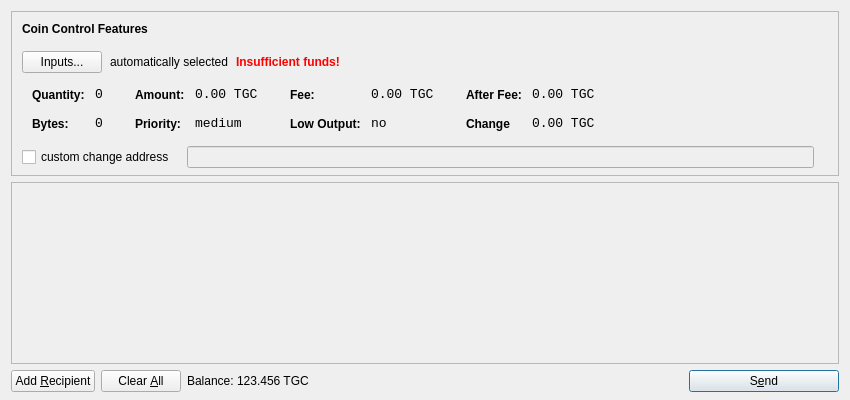
<?xml version="1.0" encoding="UTF-8"?>
<ui version="4.0">
 <class>SendCoinsDialog</class>
 <widget class="QDialog" name="SendCoinsDialog">
  <property name="geometry">
   <rect>
    <x>0</x>
    <y>0</y>
    <width>850</width>
    <height>400</height>
   </rect>
  </property>
  <property name="windowTitle">
   <string>Send Coins</string>
  </property>
  <layout class="QVBoxLayout" name="verticalLayout" stretch="0,1,0">
   <property name="bottomMargin">
    <number>8</number>
   </property>
   <item>
    <widget class="QFrame" name="frameCoinControl">
     <property name="sizePolicy">
      <sizepolicy hsizetype="Expanding" vsizetype="Expanding">
       <horstretch>0</horstretch>
       <verstretch>0</verstretch>
      </sizepolicy>
     </property>
     <property name="maximumSize">
      <size>
       <width>16777215</width>
       <height>16777215</height>
      </size>
     </property>
     <property name="frameShape">
      <enum>QFrame::StyledPanel</enum>
     </property>
     <property name="frameShadow">
      <enum>QFrame::Sunken</enum>
     </property>
     <layout class="QVBoxLayout" name="verticalLayoutCoinControl2">
      <property name="spacing">
       <number>-1</number>
      </property>
      <property name="leftMargin">
       <number>0</number>
      </property>
      <property name="topMargin">
       <number>0</number>
      </property>
      <property name="rightMargin">
       <number>0</number>
      </property>
      <property name="bottomMargin">
       <number>6</number>
      </property>
      <item>
       <layout class="QVBoxLayout" name="verticalLayoutCoinControl" stretch="0,0,0,0,1">
        <property name="spacing">
         <number>0</number>
        </property>
        <property name="leftMargin">
         <number>10</number>
        </property>
        <property name="topMargin">
         <number>10</number>
        </property>
        <item>
         <layout class="QHBoxLayout" name="horizontalLayoutCoinControl1">
          <property name="bottomMargin">
           <number>15</number>
          </property>
          <item>
           <widget class="QLabel" name="labelCoinControlFeatures">
            <property name="sizePolicy">
             <sizepolicy hsizetype="Preferred" vsizetype="Maximum">
              <horstretch>0</horstretch>
              <verstretch>0</verstretch>
             </sizepolicy>
            </property>
            <property name="font">
             <font>
              <weight>75</weight>
              <bold>true</bold>
             </font>
            </property>
            <property name="styleSheet">
             <string notr="true">font-weight:bold;</string>
            </property>
            <property name="text">
             <string>Coin Control Features</string>
            </property>
           </widget>
          </item>
         </layout>
        </item>
        <item>
         <layout class="QHBoxLayout" name="horizontalLayoutCoinControl2" stretch="0,0,0,0">
          <property name="spacing">
           <number>8</number>
          </property>
          <property name="bottomMargin">
           <number>10</number>
          </property>
          <item>
           <widget class="QPushButton" name="pushButtonCoinControl">
            <property name="styleSheet">
             <string notr="true"/>
            </property>
            <property name="text">
             <string>Inputs...</string>
            </property>
           </widget>
          </item>
          <item>
           <widget class="QLabel" name="labelCoinControlAutomaticallySelected">
            <property name="text">
             <string>automatically selected</string>
            </property>
            <property name="margin">
             <number>5</number>
            </property>
           </widget>
          </item>
          <item>
           <widget class="QLabel" name="labelCoinControlInsuffFunds">
            <property name="font">
             <font>
              <weight>75</weight>
              <bold>true</bold>
             </font>
            </property>
            <property name="styleSheet">
             <string notr="true">color:red;font-weight:bold;</string>
            </property>
            <property name="text">
             <string>Insufficient funds!</string>
            </property>
            <property name="margin">
             <number>5</number>
            </property>
           </widget>
          </item>
          <item>
           <spacer name="horizontalSpacerCoinControl">
            <property name="orientation">
             <enum>Qt::Horizontal</enum>
            </property>
            <property name="sizeHint" stdset="0">
             <size>
              <width>40</width>
              <height>1</height>
             </size>
            </property>
           </spacer>
          </item>
         </layout>
        </item>
        <item>
         <widget class="QWidget" name="widgetCoinControl" native="true">
          <property name="sizePolicy">
           <sizepolicy hsizetype="Preferred" vsizetype="Preferred">
            <horstretch>0</horstretch>
            <verstretch>0</verstretch>
           </sizepolicy>
          </property>
          <property name="minimumSize">
           <size>
            <width>0</width>
            <height>0</height>
           </size>
          </property>
          <property name="styleSheet">
           <string notr="true"/>
          </property>
          <layout class="QHBoxLayout" name="horizontalLayoutCoinControl5">
           <property name="margin">
            <number>0</number>
           </property>
           <item>
            <layout class="QHBoxLayout" name="horizontalLayoutCoinControl3" stretch="0,0,0,1">
             <property name="spacing">
              <number>20</number>
             </property>
             <property name="topMargin">
              <number>0</number>
             </property>
             <property name="bottomMargin">
              <number>10</number>
             </property>
             <item>
              <layout class="QFormLayout" name="formLayoutCoinControl1">
               <property name="horizontalSpacing">
                <number>10</number>
               </property>
               <property name="verticalSpacing">
                <number>14</number>
               </property>
               <property name="leftMargin">
                <number>10</number>
               </property>
               <property name="topMargin">
                <number>4</number>
               </property>
               <property name="rightMargin">
                <number>6</number>
               </property>
               <item row="0" column="0">
                <widget class="QLabel" name="labelCoinControlQuantityText">
                 <property name="styleSheet">
                  <string notr="true">font-weight:bold;</string>
                 </property>
                 <property name="text">
                  <string>Quantity:</string>
                 </property>
                 <property name="margin">
                  <number>0</number>
                 </property>
                </widget>
               </item>
               <item row="0" column="1">
                <widget class="QLabel" name="labelCoinControlQuantity">
                 <property name="font">
                  <font>
                   <family>Monospace</family>
                   <pointsize>10</pointsize>
                  </font>
                 </property>
                 <property name="cursor">
                  <cursorShape>IBeamCursor</cursorShape>
                 </property>
                 <property name="contextMenuPolicy">
                  <enum>Qt::ActionsContextMenu</enum>
                 </property>
                 <property name="text">
                  <string>0</string>
                 </property>
                 <property name="margin">
                  <number>0</number>
                 </property>
                 <property name="textInteractionFlags">
                  <set>Qt::LinksAccessibleByMouse|Qt::TextSelectableByKeyboard|Qt::TextSelectableByMouse</set>
                 </property>
                </widget>
               </item>
               <item row="1" column="0">
                <widget class="QLabel" name="labelCoinControlBytesText">
                 <property name="styleSheet">
                  <string notr="true">font-weight:bold;</string>
                 </property>
                 <property name="text">
                  <string>Bytes:</string>
                 </property>
                </widget>
               </item>
               <item row="1" column="1">
                <widget class="QLabel" name="labelCoinControlBytes">
                 <property name="font">
                  <font>
                   <family>Monospace</family>
                   <pointsize>10</pointsize>
                  </font>
                 </property>
                 <property name="cursor">
                  <cursorShape>IBeamCursor</cursorShape>
                 </property>
                 <property name="contextMenuPolicy">
                  <enum>Qt::ActionsContextMenu</enum>
                 </property>
                 <property name="text">
                  <string>0</string>
                 </property>
                 <property name="textInteractionFlags">
                  <set>Qt::LinksAccessibleByMouse|Qt::TextSelectableByKeyboard|Qt::TextSelectableByMouse</set>
                 </property>
                </widget>
               </item>
              </layout>
             </item>
             <item>
              <layout class="QFormLayout" name="formLayoutCoinControl2">
               <property name="horizontalSpacing">
                <number>10</number>
               </property>
               <property name="verticalSpacing">
                <number>14</number>
               </property>
               <property name="leftMargin">
                <number>6</number>
               </property>
               <property name="topMargin">
                <number>4</number>
               </property>
               <property name="rightMargin">
                <number>6</number>
               </property>
               <item row="0" column="0">
                <widget class="QLabel" name="labelCoinControlAmountText">
                 <property name="styleSheet">
                  <string notr="true">font-weight:bold;</string>
                 </property>
                 <property name="text">
                  <string>Amount:</string>
                 </property>
                 <property name="margin">
                  <number>0</number>
                 </property>
                </widget>
               </item>
               <item row="0" column="1">
                <widget class="QLabel" name="labelCoinControlAmount">
                 <property name="font">
                  <font>
                   <family>Monospace</family>
                   <pointsize>10</pointsize>
                  </font>
                 </property>
                 <property name="cursor">
                  <cursorShape>IBeamCursor</cursorShape>
                 </property>
                 <property name="contextMenuPolicy">
                  <enum>Qt::ActionsContextMenu</enum>
                 </property>
                 <property name="text">
                  <string>0.00 TGC</string>
                 </property>
                 <property name="textInteractionFlags">
                  <set>Qt::LinksAccessibleByMouse|Qt::TextSelectableByKeyboard|Qt::TextSelectableByMouse</set>
                 </property>
                </widget>
               </item>
               <item row="1" column="0">
                <widget class="QLabel" name="labelCoinControlPriorityText">
                 <property name="styleSheet">
                  <string notr="true">font-weight:bold;</string>
                 </property>
                 <property name="text">
                  <string>Priority:</string>
                 </property>
                </widget>
               </item>
               <item row="1" column="1">
                <widget class="QLabel" name="labelCoinControlPriority">
                 <property name="font">
                  <font>
                   <family>Monospace</family>
                   <pointsize>10</pointsize>
                  </font>
                 </property>
                 <property name="cursor">
                  <cursorShape>IBeamCursor</cursorShape>
                 </property>
                 <property name="contextMenuPolicy">
                  <enum>Qt::ActionsContextMenu</enum>
                 </property>
                 <property name="text">
                  <string>medium</string>
                 </property>
                 <property name="textInteractionFlags">
                  <set>Qt::LinksAccessibleByMouse|Qt::TextSelectableByKeyboard|Qt::TextSelectableByMouse</set>
                 </property>
                </widget>
               </item>
              </layout>
             </item>
             <item>
              <layout class="QFormLayout" name="formLayoutCoinControl3">
               <property name="horizontalSpacing">
                <number>10</number>
               </property>
               <property name="verticalSpacing">
                <number>14</number>
               </property>
               <property name="leftMargin">
                <number>6</number>
               </property>
               <property name="topMargin">
                <number>4</number>
               </property>
               <property name="rightMargin">
                <number>6</number>
               </property>
               <item row="0" column="0">
                <widget class="QLabel" name="labelCoinControlFeeText">
                 <property name="styleSheet">
                  <string notr="true">font-weight:bold;</string>
                 </property>
                 <property name="text">
                  <string>Fee:</string>
                 </property>
                 <property name="margin">
                  <number>0</number>
                 </property>
                </widget>
               </item>
               <item row="0" column="1">
                <widget class="QLabel" name="labelCoinControlFee">
                 <property name="font">
                  <font>
                   <family>Monospace</family>
                   <pointsize>10</pointsize>
                  </font>
                 </property>
                 <property name="cursor">
                  <cursorShape>IBeamCursor</cursorShape>
                 </property>
                 <property name="contextMenuPolicy">
                  <enum>Qt::ActionsContextMenu</enum>
                 </property>
                 <property name="text">
                  <string>0.00 TGC</string>
                 </property>
                 <property name="textInteractionFlags">
                  <set>Qt::LinksAccessibleByMouse|Qt::TextSelectableByKeyboard|Qt::TextSelectableByMouse</set>
                 </property>
                </widget>
               </item>
               <item row="1" column="0">
                <widget class="QLabel" name="labelCoinControlLowOutputText">
                 <property name="styleSheet">
                  <string notr="true">font-weight:bold;</string>
                 </property>
                 <property name="text">
                  <string>Low Output:</string>
                 </property>
                </widget>
               </item>
               <item row="1" column="1">
                <widget class="QLabel" name="labelCoinControlLowOutput">
                 <property name="font">
                  <font>
                   <family>Monospace</family>
                   <pointsize>10</pointsize>
                  </font>
                 </property>
                 <property name="cursor">
                  <cursorShape>IBeamCursor</cursorShape>
                 </property>
                 <property name="contextMenuPolicy">
                  <enum>Qt::ActionsContextMenu</enum>
                 </property>
                 <property name="text">
                  <string>no</string>
                 </property>
                 <property name="textInteractionFlags">
                  <set>Qt::LinksAccessibleByMouse|Qt::TextSelectableByKeyboard|Qt::TextSelectableByMouse</set>
                 </property>
                </widget>
               </item>
              </layout>
             </item>
             <item>
              <layout class="QFormLayout" name="formLayoutCoinControl4">
               <property name="horizontalSpacing">
                <number>10</number>
               </property>
               <property name="verticalSpacing">
                <number>14</number>
               </property>
               <property name="leftMargin">
                <number>6</number>
               </property>
               <property name="topMargin">
                <number>4</number>
               </property>
               <property name="rightMargin">
                <number>6</number>
               </property>
               <item row="0" column="0">
                <widget class="QLabel" name="labelCoinControlAfterFeeText">
                 <property name="styleSheet">
                  <string notr="true">font-weight:bold;</string>
                 </property>
                 <property name="text">
                  <string>After Fee:</string>
                 </property>
                 <property name="margin">
                  <number>0</number>
                 </property>
                </widget>
               </item>
               <item row="0" column="1">
                <widget class="QLabel" name="labelCoinControlAfterFee">
                 <property name="font">
                  <font>
                   <family>Monospace</family>
                   <pointsize>10</pointsize>
                  </font>
                 </property>
                 <property name="cursor">
                  <cursorShape>IBeamCursor</cursorShape>
                 </property>
                 <property name="contextMenuPolicy">
                  <enum>Qt::ActionsContextMenu</enum>
                 </property>
                 <property name="text">
                  <string>0.00 TGC</string>
                 </property>
                 <property name="textInteractionFlags">
                  <set>Qt::LinksAccessibleByMouse|Qt::TextSelectableByKeyboard|Qt::TextSelectableByMouse</set>
                 </property>
                </widget>
               </item>
               <item row="1" column="0">
                <widget class="QLabel" name="labelCoinControlChangeText">
                 <property name="styleSheet">
                  <string notr="true">font-weight:bold;</string>
                 </property>
                 <property name="text">
                  <string>Change</string>
                 </property>
                </widget>
               </item>
               <item row="1" column="1">
                <widget class="QLabel" name="labelCoinControlChange">
                 <property name="font">
                  <font>
                   <family>Monospace</family>
                   <pointsize>10</pointsize>
                  </font>
                 </property>
                 <property name="cursor">
                  <cursorShape>IBeamCursor</cursorShape>
                 </property>
                 <property name="contextMenuPolicy">
                  <enum>Qt::ActionsContextMenu</enum>
                 </property>
                 <property name="text">
                  <string>0.00 TGC</string>
                 </property>
                 <property name="textInteractionFlags">
                  <set>Qt::LinksAccessibleByMouse|Qt::TextSelectableByKeyboard|Qt::TextSelectableByMouse</set>
                 </property>
                </widget>
               </item>
              </layout>
             </item>
            </layout>
           </item>
          </layout>
         </widget>
        </item>
        <item>
         <layout class="QHBoxLayout" name="horizontalLayoutCoinControl4" stretch="0,0,0">
          <property name="spacing">
           <number>12</number>
          </property>
          <property name="sizeConstraint">
           <enum>QLayout::SetDefaultConstraint</enum>
          </property>
          <property name="topMargin">
           <number>5</number>
          </property>
          <property name="rightMargin">
           <number>5</number>
          </property>
          <item>
           <widget class="QCheckBox" name="checkBoxCoinControlChange">
            <property name="text">
             <string>custom change address</string>
            </property>
           </widget>
          </item>
          <item>
           <widget class="QLineEdit" name="lineEditCoinControlChange">
            <property name="enabled">
             <bool>false</bool>
            </property>
            <property name="sizePolicy">
             <sizepolicy hsizetype="Expanding" vsizetype="Fixed">
              <horstretch>0</horstretch>
              <verstretch>0</verstretch>
             </sizepolicy>
            </property>
           </widget>
          </item>
          <item>
           <widget class="QLabel" name="labelCoinControlChangeLabel">
            <property name="sizePolicy">
             <sizepolicy hsizetype="Preferred" vsizetype="Expanding">
              <horstretch>0</horstretch>
              <verstretch>0</verstretch>
             </sizepolicy>
            </property>
            <property name="minimumSize">
             <size>
              <width>0</width>
              <height>0</height>
             </size>
            </property>
            <property name="text">
             <string/>
            </property>
            <property name="margin">
             <number>3</number>
            </property>
           </widget>
          </item>
         </layout>
        </item>
        <item>
         <spacer name="verticalSpacerCoinControl">
          <property name="orientation">
           <enum>Qt::Vertical</enum>
          </property>
          <property name="sizeHint" stdset="0">
           <size>
            <width>800</width>
            <height>1</height>
           </size>
          </property>
         </spacer>
        </item>
       </layout>
      </item>
     </layout>
    </widget>
   </item>
   <item>
    <widget class="QScrollArea" name="scrollArea">
     <property name="widgetResizable">
      <bool>true</bool>
     </property>
     <widget class="QWidget" name="scrollAreaWidgetContents">
      <property name="geometry">
       <rect>
        <x>0</x>
        <y>0</y>
        <width>830</width>
        <height>165</height>
       </rect>
      </property>
      <layout class="QVBoxLayout" name="verticalLayout_2">
       <property name="margin">
        <number>0</number>
       </property>
       <item>
        <layout class="QVBoxLayout" name="entries">
         <property name="spacing">
          <number>6</number>
         </property>
        </layout>
       </item>
       <item>
        <spacer name="verticalSpacer">
         <property name="orientation">
          <enum>Qt::Vertical</enum>
         </property>
         <property name="sizeHint" stdset="0">
          <size>
           <width>20</width>
           <height>40</height>
          </size>
         </property>
        </spacer>
       </item>
      </layout>
     </widget>
    </widget>
   </item>
   <item>
    <layout class="QHBoxLayout" name="horizontalLayout">
     <item>
      <widget class="QPushButton" name="addButton">
       <property name="toolTip">
        <string>Send to multiple recipients at once</string>
       </property>
       <property name="text">
        <string>Add &amp;Recipient</string>
       </property>
       <property name="icon">
        <iconset resource="../bitcoin.qrc">
         <normaloff>:/icons/add</normaloff>:/icons/add</iconset>
       </property>
       <property name="autoDefault">
        <bool>false</bool>
       </property>
      </widget>
     </item>
     <item>
      <widget class="QPushButton" name="clearButton">
       <property name="sizePolicy">
        <sizepolicy hsizetype="Minimum" vsizetype="Fixed">
         <horstretch>0</horstretch>
         <verstretch>0</verstretch>
        </sizepolicy>
       </property>
       <property name="toolTip">
        <string>Remove all transaction fields</string>
       </property>
       <property name="text">
        <string>Clear &amp;All</string>
       </property>
       <property name="icon">
        <iconset resource="../bitcoin.qrc">
         <normaloff>:/icons/remove</normaloff>:/icons/remove</iconset>
       </property>
       <property name="autoRepeatDelay">
        <number>300</number>
       </property>
       <property name="autoDefault">
        <bool>false</bool>
       </property>
      </widget>
     </item>
     <item>
      <layout class="QHBoxLayout" name="horizontalLayout_2">
       <property name="spacing">
        <number>3</number>
       </property>
       <item>
        <widget class="QLabel" name="label">
         <property name="sizePolicy">
          <sizepolicy hsizetype="Preferred" vsizetype="Fixed">
           <horstretch>0</horstretch>
           <verstretch>0</verstretch>
          </sizepolicy>
         </property>
         <property name="text">
          <string>Balance:</string>
         </property>
        </widget>
       </item>
       <item>
        <widget class="QLabel" name="labelBalance">
         <property name="sizePolicy">
          <sizepolicy hsizetype="Preferred" vsizetype="Fixed">
           <horstretch>0</horstretch>
           <verstretch>0</verstretch>
          </sizepolicy>
         </property>
         <property name="cursor">
          <cursorShape>IBeamCursor</cursorShape>
         </property>
         <property name="text">
          <string>123.456 TGC</string>
         </property>
         <property name="textInteractionFlags">
          <set>Qt::LinksAccessibleByMouse|Qt::TextSelectableByKeyboard|Qt::TextSelectableByMouse</set>
         </property>
        </widget>
       </item>
      </layout>
     </item>
     <item>
      <spacer name="horizontalSpacer">
       <property name="orientation">
        <enum>Qt::Horizontal</enum>
       </property>
       <property name="sizeHint" stdset="0">
        <size>
         <width>40</width>
         <height>20</height>
        </size>
       </property>
      </spacer>
     </item>
     <item>
      <widget class="QPushButton" name="sendButton">
       <property name="minimumSize">
        <size>
         <width>150</width>
         <height>0</height>
        </size>
       </property>
       <property name="toolTip">
        <string>Confirm the send action</string>
       </property>
       <property name="text">
        <string>S&amp;end</string>
       </property>
       <property name="icon">
        <iconset resource="../bitcoin.qrc">
         <normaloff>:/icons/send</normaloff>:/icons/send</iconset>
       </property>
       <property name="default">
        <bool>true</bool>
       </property>
      </widget>
     </item>
    </layout>
   </item>
  </layout>
 </widget>
 <resources>
  <include location="../bitcoin.qrc"/>
 </resources>
 <connections/>
</ui>
